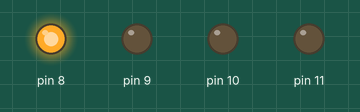
Bench run of a sketch on a simulated Arduino Uno, built with avr-gcc and run on an emulated ATmega328P. Parts: output pins drawn as LEDs (lit = HIGH).

Above: at 0.1 s.
Timing chart, 0 to 1.6 s (numbered marks = the images above):
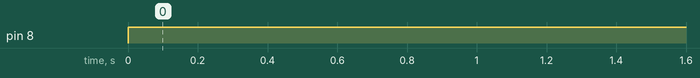

The sketch:

D01-OnOff.ino
```cpp
void setup() {
  pinMode(11, OUTPUT);
  pinMode(10, OUTPUT);
  pinMode(9, OUTPUT);
  pinMode(8, OUTPUT);
}

// the loop function runs over and over again forever
void loop() {
  digitalWrite(8, HIGH);   // turn the LED on (HIGH is the voltage level)
  delay(500);                       // wait for a second
//  digitalWrite(11, LOW);    // turn the LED off by making the voltage LOW
//  delay(500);                       // wait for a second
}
```

Measured:
- by itself, pin 8: LOW → HIGH at 0.00 s
